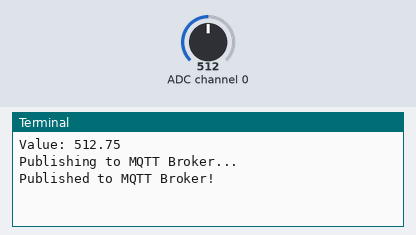
A program run on a simulated Raspberry Pi (BCM pin numbers). On the bench: the last lines printed to the terminal. Inputs (shaded band) come from the test bench; at power-on: ADC channel 0 = 512 (analog values on the 0–1023 scale). No MQTT or app messages arrive unless stated.

Above: at 1.2 s.
1.3 s: ADC channel 0 set to 716
At 3.36 s:
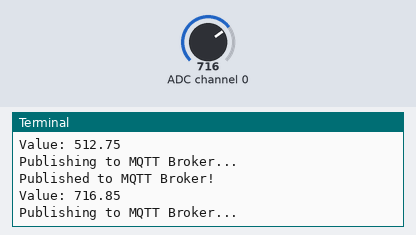
5.4 s: ADC channel 0 set to 900
At 7.1 s:
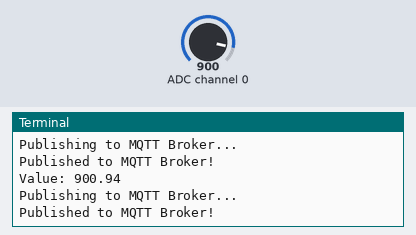
Timing chart, 0 to 8.6 s (numbered marks = the images above; inputs shaded):
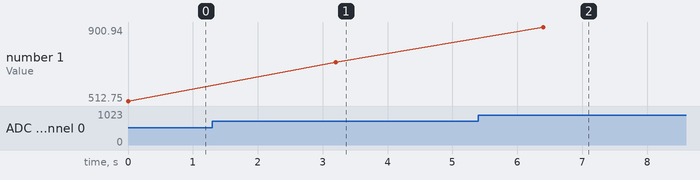

Measured:
- after the input at 1.3 s, the terminal: prints a new line after 1.9 s (image 1)
- after the input at 5.4 s, the terminal: prints a new line after 1.0 s (image 2)
- plotted number 1: 512.75 → 716.85 after the input at 1.3 s, 716.85 → 900.94 after the input at 5.4 s

The program:

main.py
```python
# Import relevant packages
from gpiozero import MCP3008
from time import sleep
import paho.mqtt.publish as publish

# Instantiate ADC to listen on channel 0
adc = MCP3008(channel=0)

# Other Declarations
mqttBrokerUrl = '192.168.1.8';

# Run infinite loop to constantly get inputs from FC-109 Microphone Amplifier via MCP3008 ADC
while True:
	# Read FC-109 input and format to 2 decimal places
	soundInput = format(float(adc.value * 1024), '.2f')

	# Print out input
	print('Value: ' + soundInput)

	# Publish input to MQTT Broker
	# Topic is 'soundInput'
	print('Publishing to MQTT Broker...')
	publish.single('soundInput', soundInput, hostname = mqttBrokerUrl)
	print('Published to MQTT Broker!')

	# Sleep/Wait for 3 seconds before looping again
	sleep(3)


	# ---------------------------------------------------Old obselete testing code ---------------------------------------------------

    # old = adc.value
	# new = adc.value
	# print("Old: ", old*1024)
	# print("New: ", new*1024)
	# print("Diff: ", (new - old)*1024)
    #     sleep(1)
	#
	# Read in a single value
	# inputSample = adc.value * 1024
	#
	# Get the minimum and maximum value
	# inputMin = min(inputMin, inputSample)
	# inputMax = max(inputMax, inputSample)
	#
	# Print out values
	# print("Input Value:", inputSample)
	# print("Min:", inputMin)
	# print("Max:", inputMax)
	# print("Difference:", (inputMax-inputMin))
	# print("----End of Result----")
	# sleep(5)
```
